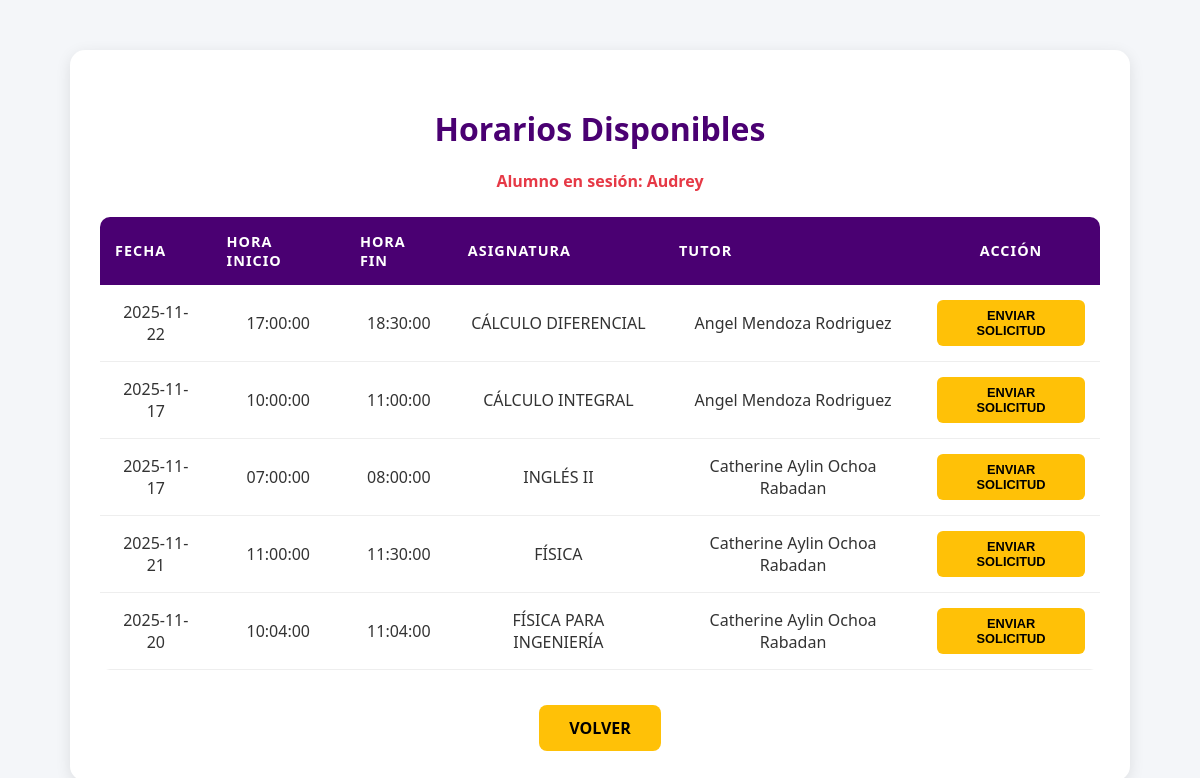
/index.php?action=solicitarAsesoria (signed in), run on the app's committed database.
### tables this page shows
CREATE TABLE `horario` (
  `id_horario` int(11) NOT NULL AUTO_INCREMENT,
  `fecha` date NOT NULL,
  `hora_inicio` time NOT NULL,
  `hora_fin` time NOT NULL,
  `id_asignatura` int(11) DEFAULT NULL,
  `id_tutor` int(11) NOT NULL,
  PRIMARY KEY (`id_horario`),
  KEY `id_tutor` (`id_tutor`),
  KEY `fk_horario_asignatura` (`id_asignatura`),
  CONSTRAINT `fk_horario_asignatura` FOREIGN KEY (`id_asignatura`) REFERENCES `asignatura` (`id_asignatura`),
  CONSTRAINT `horario_ibfk_1` FOREIGN KEY (`id_tutor`) REFERENCES `usuario` (`id_usuario`)
);

CREATE TABLE `asignatura` (
  `id_asignatura` int(11) NOT NULL AUTO_INCREMENT,
  `nombre` varchar(100) NOT NULL,
  PRIMARY KEY (`id_asignatura`),
  UNIQUE KEY `nombre` (`nombre`)
);

### app/controllers/SolicitudController.php (called while the page is built, shortened)
<?php
    include_once "app/models/SolicitudModel.php";
    class SolicitudController {
        private $model;
        public function __construct($connection) {
            $this->model = new SolicitudModel($connection);
        }
    public function mostrarHorarios(){
        $horarios = $this->model->obtenerHorarios();
        include 'app/views/Asesorado/form_solicitar.php';
    }
}

### app/models/SolicitudModel.php (called while the page is built, shortened)
<?php
    class SolicitudModel {
        private $connection;
        public function __construct($connection) {
            $this->connection = $connection;
        }
    public function obtenerHorarios() {
       $sql = "SELECT h.id_horario, h.fecha, h.hora_inicio, h.hora_fin,
               a.id_asignatura, a.nombre AS asignatura,
               CONCAT(u.nombre, ' ', u.apellidos) AS tutor
        FROM horario h
        INNER JOIN asignatura a ON h.id_asignatura = a.id_asignatura
        INNER JOIN usuario u ON h.id_tutor = u.id_usuario";
        return $this->connection->query($sql);
    }
}

### app/views/Asesorado/form_solicitar.php (the view, shortened to what this page needs)
<!DOCTYPE html>
<html lang="es">
<head>
    <link rel="stylesheet" href="public/css/horarios_disponibles.css">
</head>
<body class="horarios-disponibles">
    <div class="main-container">
        <h2>Horarios Disponibles</h2>
        <p class="usuario">
            Alumno en sesión:
            <b><?= ($_SESSION['nombre_usuario'] ?? 'Desconocido'); ?></b>
        </p>
        <table>
            <thead>
                <tr>
                    <th>Fecha</th>
                    <th>Hora Inicio</th>
                    <th>Hora Fin</th>
                    <th>Asignatura</th>
                    <th>Tutor</th>
                    <th class="center">Acción</th>
                </tr>
            </thead>
            <tbody>
                <?php while ($row = $horarios->fetch_assoc()) { ?>
                <tr>
                    <td><?= $row['fecha'] ?></td>
                    <td><?= $row['hora_inicio'] ?></td>
                    <td><?= $row['hora_fin'] ?></td>
                    <td><?= $row['asignatura'] ?></td>
                    <td><?= $row['tutor'] ?></td>
                    <td class="center">
                        <form action="index.php?action=enviarSolicitud" method="POST">
                            <button type="submit" class="action-btn btn-send">
                                Enviar Solicitud
                            </button>
                        </form>
                    </td>
                </tr>
                <?php } ?>
            </tbody>
        </table>
        <div class="volver-container">
            <a href="index.php?action=panelAsesorado" class="btn-back">
                VOLVER
            </a>
        </div>
    </div>
</body>
</html>

### index.php (shortened to what this page needs)
<?php
include_once "app/controllers/AsignaturasController.php";
include_once "app/controllers/SolicitudController.php";
include_once "config/db_connection.php";
$solicitudController = new SolicitudController($connection);
$action = $_GET['action'] ?? 'home';
switch($action){
    case 'solicitarAsesoria':
        $solicitudController->mostrarHorarios();
        break;
}
?>

### public/css/horarios_disponibles.css (style rules this page uses)
:root { --morado: #4a0072; --morado-suave: #6a1b9a; --amarillo: #ffc107; --rojo: #e63946; --texto: #333; --gris-claro: #f4f6f9; --borde: #ddd; }
body.horarios-disponibles { background-color: var(--gris-claro); font-family: 'Segoe UI', Tahoma, Geneva, Verdana, sans-serif; margin: 0; padding-top: 50px; display: flex; justify-content: center; }
.main-container { background: #fff; width: 90%; max-width: 1000px; padding: 30px; border-radius: 15px; box-shadow: 0 4px 15px rgba(0,0,0,0.1); text-align: center; }
h2 { color: var(--morado); font-size: 2rem; margin-bottom: 20px; font-weight: bold; }
.usuario { color: var(--rojo); font-weight: bold; margin-bottom: 25px; }
table { width: 100%; border-collapse: collapse; margin-bottom: 35px; border-radius: 10px; overflow: hidden; }
th { background: var(--morado); color: #fff; padding: 15px; font-size: 0.9rem; text-transform: uppercase; letter-spacing: 1px; text-align: left; }
td { padding: 15px; border-bottom: 1px solid #eee; font-size: 1rem; color: var(--texto); }
.center { text-align: center; }
.action-btn { padding: 8px 15px; border-radius: 6px; font-weight: bold; text-transform: uppercase; border: none; cursor: pointer; transition: 0.3s ease; font-size: 0.8rem; }
.btn-send { background: var(--amarillo); color: #000; }
.volver-container { text-align: center; }
.btn-back { background: var(--amarillo); color: #000; padding: 12px 30px; border-radius: 8px; font-weight: bold; text-decoration: none; text-transform: uppercase; display: inline-block; transition: 0.3s; }

### data on the page
horario: fecha "2025-11-22", hora_inicio "17:00:00", hora_fin "18:30:00", id_asignatura.nombre "CÁLCULO DIFERENCIAL", tutor "Angel Mendoza Rodriguez"
horario: fecha "2025-11-17", hora_inicio "10:00:00", hora_fin "11:00:00", id_asignatura.nombre "CÁLCULO INTEGRAL", tutor "Angel Mendoza Rodriguez"
horario: fecha "2025-11-17", hora_inicio "07:00:00", hora_fin "08:00:00", id_asignatura.nombre "INGLÉS II", tutor "Catherine Aylin Ochoa Rabadan"
horario: fecha "2025-11-21", hora_inicio "11:00:00", hora_fin "11:30:00", id_asignatura.nombre "FÍSICA", tutor "Catherine Aylin Ochoa Rabadan"
horario: fecha "2025-11-20", hora_inicio "10:04:00", hora_fin "11:04:00", id_asignatura.nombre "FÍSICA PARA INGENIERÍA", tutor "Catherine Aylin Ochoa Rabadan"

### other printed values
$_SESSION['nombre_usuario'] "Audrey"
